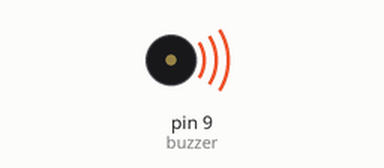
The sketch below on a simulated Arduino Uno, built with avr-gcc and run on an emulated ATmega328P. Shown: buzzer (waves = sounding).

Above: at 0.6 s.
At 18.0 s:
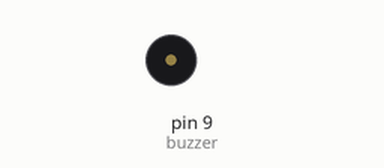
Timing chart, 0 to 34.2 s (numbered marks = the images above):
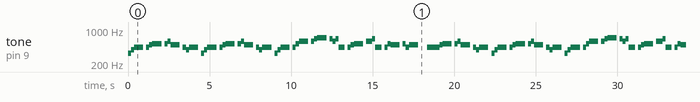

The sketch:

Pirates_of_the_carabbean_buzzer.ino
```cpp
/* Play "He's A Pirate" / "Pirates of the Caribbean" Theme Song
 * By Xitang Zhao 2016.06.27
 * Youtube in Action: https://youtu.be/sjPAj1lXgtk
 * or TikTok in Action: https://www.tiktok.com/@tipstorylearn/video/6943019804261502213
 *
 * INSTRUCTION: Hook up Pin 10 to the positive side of a buzzer or a microphone, hook up
 * any resistor to the negative side of a buzzer (to limit current & volume & to protect the pin),
 * and then connect the other end of the resistor to ground pin. Upload the sketch and enjoy!
 *
 * Don't have an Arduino right now? No worry. You can test it vitually on my TinkerCAD circuit:
 * https://www.tinkercad.com/things/f9QN4skaguI-play-pirates-of-the-caribbean-theme-song-on-buzzer
 *
 * To learn the science of buzzer, Arduino tone library, and a step by step walkthrough of how I made this
 * Visit my learning note on TipStory: https://www.tipstory.org/learning/h2lUMccm5MeuSds
 *
 * Last updated: 2021.03.25
 * ---------------------
 * Credits:
 *
 * Music notes of the song obtained from Easy Music (Great website)
 * Link: http://easymusic.altervista.org/recorder-hes-a-pirate-pirates-of-caribbean-sheet-music-guitar-chords/
 *
 * Musicnotes's "How to Read Sheet Music" Guide
 * Link: http://www.musicnotes.com/blog/2014/04/11/how-to-read-sheet-music/
 *
 * Code inspired by Chapter 5 of Jeremy Blum's book "Exploring Arduino"
 * Link: http://www.exploringarduino.com/content/ch5/
 *
 * Music notes' frequencies obtained from arduino website and Tone Library
 * Link: https://www.arduino.cc/en/Tutorial/toneMelody
 * Link: https://github.com/bhagman/Tone
 *
 */

// Define pin 10 for buzzer, you can use any other digital pins (Pin 0-13)
const int buzzer = 9;

// Change to 0.5 for a slower version of the song, 1.25 for a faster version
const float songspeed = 1.5;

// Defining frequency of each music note
#define NOTE_C4 262
#define NOTE_D4 294
#define NOTE_E4 330
#define NOTE_F4 349
#define NOTE_G4 392
#define NOTE_A4 440
#define NOTE_B4 494
#define NOTE_C5 523
#define NOTE_D5 587
#define NOTE_E5 659
#define NOTE_F5 698
#define NOTE_G5 784
#define NOTE_A5 880
#define NOTE_B5 988

// Music notes of the song, 0 is a rest/pulse
int notes[] = {
    NOTE_E4, NOTE_G4, NOTE_A4, NOTE_A4, 0,
    NOTE_A4, NOTE_B4, NOTE_C5, NOTE_C5, 0,
    NOTE_C5, NOTE_D5, NOTE_B4, NOTE_B4, 0,
    NOTE_A4, NOTE_G4, NOTE_A4, 0,

    NOTE_E4, NOTE_G4, NOTE_A4, NOTE_A4, 0,
    NOTE_A4, NOTE_B4, NOTE_C5, NOTE_C5, 0,
    NOTE_C5, NOTE_D5, NOTE_B4, NOTE_B4, 0,
    NOTE_A4, NOTE_G4, NOTE_A4, 0,

    NOTE_E4, NOTE_G4, NOTE_A4, NOTE_A4, 0,
    NOTE_A4, NOTE_C5, NOTE_D5, NOTE_D5, 0,
    NOTE_D5, NOTE_E5, NOTE_F5, NOTE_F5, 0,
    NOTE_E5, NOTE_D5, NOTE_E5, NOTE_A4, 0,

    NOTE_A4, NOTE_B4, NOTE_C5, NOTE_C5, 0,
    NOTE_D5, NOTE_E5, NOTE_A4, 0,
    NOTE_A4, NOTE_C5, NOTE_B4, NOTE_B4, 0,
    NOTE_C5, NOTE_A4, NOTE_B4, 0,

    NOTE_A4, NOTE_A4,
    //Repeat of first part
    NOTE_A4, NOTE_B4, NOTE_C5, NOTE_C5, 0,
    NOTE_C5, NOTE_D5, NOTE_B4, NOTE_B4, 0,
    NOTE_A4, NOTE_G4, NOTE_A4, 0,

    NOTE_E4, NOTE_G4, NOTE_A4, NOTE_A4, 0,
    NOTE_A4, NOTE_B4, NOTE_C5, NOTE_C5, 0,
    NOTE_C5, NOTE_D5, NOTE_B4, NOTE_B4, 0,
    NOTE_A4, NOTE_G4, NOTE_A4, 0,

    NOTE_E4, NOTE_G4, NOTE_A4, NOTE_A4, 0,
    NOTE_A4, NOTE_C5, NOTE_D5, NOTE_D5, 0,
    NOTE_D5, NOTE_E5, NOTE_F5, NOTE_F5, 0,
    NOTE_E5, NOTE_D5, NOTE_E5, NOTE_A4, 0,

    NOTE_A4, NOTE_B4, NOTE_C5, NOTE_C5, 0,
    NOTE_D5, NOTE_E5, NOTE_A4, 0,
    NOTE_A4, NOTE_C5, NOTE_B4, NOTE_B4, 0,
    NOTE_C5, NOTE_A4, NOTE_B4, 0,
    //End of Repeat

    NOTE_E5, 0, 0, NOTE_F5, 0, 0,
    NOTE_E5, NOTE_E5, 0, NOTE_G5, 0, NOTE_E5, NOTE_D5, 0, 0,
    NOTE_D5, 0, 0, NOTE_C5, 0, 0,
    NOTE_B4, NOTE_C5, 0, NOTE_B4, 0, NOTE_A4,

    NOTE_E5, 0, 0, NOTE_F5, 0, 0,
    NOTE_E5, NOTE_E5, 0, NOTE_G5, 0, NOTE_E5, NOTE_D5, 0, 0,
    NOTE_D5, 0, 0, NOTE_C5, 0, 0,
    NOTE_B4, NOTE_C5, 0, NOTE_B4, 0, NOTE_A4};

// Durations (in ms) of each music note of the song
// Quarter Note is 250 ms when songSpeed = 1.0
int duration[] = {
    125, 125, 250, 125, 125,
    125, 125, 250, 125, 125,
    125, 125, 250, 125, 125,
    125, 125, 375, 125,

    125, 125, 250, 125, 125,
    125, 125, 250, 125, 125,
    125, 125, 250, 125, 125,
    125, 125, 375, 125,

    125, 125, 250, 125, 125,
    125, 125, 250, 125, 125,
    125, 125, 250, 125, 125,
    125, 125, 125, 250, 125,

    125, 125, 250, 125, 125,
    250, 125, 250, 125,
    125, 125, 250, 125, 125,
    125, 125, 375, 375,

    250, 125,
    //Rpeat of First Part
    125, 125, 250, 125, 125,
    125, 125, 250, 125, 125,
    125, 125, 375, 125,

    125, 125, 250, 125, 125,
    125, 125, 250, 125, 125,
    125, 125, 250, 125, 125,
    125, 125, 375, 125,

    125, 125, 250, 125, 125,
    125, 125, 250, 125, 125,
    125, 125, 250, 125, 125,
    125, 125, 125, 250, 125,

    125, 125, 250, 125, 125,
    250, 125, 250, 125,
    125, 125, 250, 125, 125,
    125, 125, 375, 375,
    //End of Repeat

    250, 125, 375, 250, 125, 375,
    125, 125, 125, 125, 125, 125, 125, 125, 375,
    250, 125, 375, 250, 125, 375,
    125, 125, 125, 125, 125, 500,

    250, 125, 375, 250, 125, 375,
    125, 125, 125, 125, 125, 125, 125, 125, 375,
    250, 125, 375, 250, 125, 375,
    125, 125, 125, 125, 125, 500};

void setup()
{

}

void loop()
{
  for (int i=0;i<203;i++)
  {
  int wait = duration[i] * songspeed;
  tone(buzzer,notes[i],wait);
  delay(wait);
  }

}
```

Measured:
- by itself, tone on pin 9 (buzzer): plays 330 Hz for 0.19 s, 392 Hz for 0.19 s, 440 Hz for 0.56 s, 440 Hz for 0.19 s, 494 Hz for 0.19 s, 523 Hz for 0.56 s … (304 notes in this stretch)
